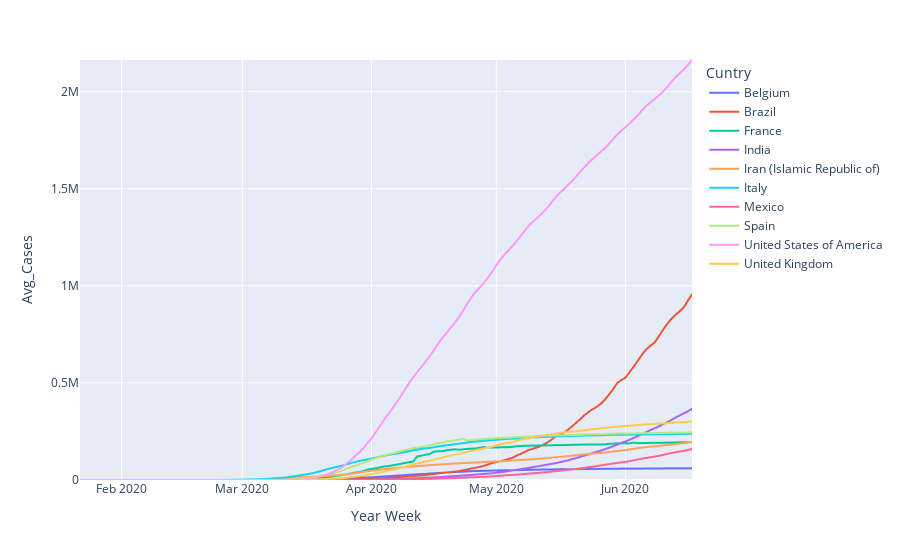

Notebook cell for this chart:
### Code cell
fig = px.line(df_log_plot, x='Year Week', y="Avg_Cases", color="Cuntry", 
                # animation_frame='Year Week',
                 range_y=[0,max(df_log_plot['Avg_Cases'])], range_x=[min(df_log_plot['Year Week']),
                                                                     max(df_log_plot['Year Week'])])
fig

### Figure 1 — Plotly figure (JSON) as saved in the notebook; plotly's stock layout.template omitted (floating-point values rounded to 4 significant figures; data arrays with more than 128 entries replaced by an {"elided": "..."} marker saying what was removed)
{"data": [{"hovertemplate": "Cuntry=Belgium<br>Year Week=%{x}<br>Avg_Cases=%{y}<extra></extra>", "legendgroup": "Belgium", "line": {"color": "#636efa", "dash": "solid"}, "mode": "lines", "name": "Belgium", "showlegend": true, "type": "scattergl", "x": {"elided": "148 str values"}, "xaxis": "x", "y": {"elided": "148 int values"}, "yaxis": "y"}, {"hovertemplate": "Cuntry=Brazil<br>Year Week=%{x}<br>Avg_Cases=%{y}<extra></extra>", "legendgroup": "Brazil", "line": {"color": "#EF553B", "dash": "solid"}, "mode": "lines", "name": "Brazil", "showlegend": true, "type": "scattergl", "x": {"elided": "148 str values"}, "xaxis": "x", "y": {"elided": "148 int values"}, "yaxis": "y"}, {"hovertemplate": "Cuntry=France<br>Year Week=%{x}<br>Avg_Cases=%{y}<extra></extra>", "legendgroup": "France", "line": {"color": "#00cc96", "dash": "solid"}, "mode": "lines", "name": "France", "showlegend": true, "type": "scattergl", "x": {"elided": "148 str values"}, "xaxis": "x", "y": {"elided": "148 int values"}, "yaxis": "y"}, {"hovertemplate": "Cuntry=India<br>Year Week=%{x}<br>Avg_Cases=%{y}<extra></extra>", "legendgroup": "India", "line": {"color": "#ab63fa", "dash": "solid"}, "mode": "lines", "name": "India", "showlegend": true, "type": "scattergl", "x": {"elided": "148 str values"}, "xaxis": "x", "y": {"elided": "148 int values"}, "yaxis": "y"}, {"hovertemplate": "Cuntry=Iran (Islamic Republic of)<br>Year Week=%{x}<br>Avg_Cases=%{y}<extra></extra>", "legendgroup": "Iran (Islamic Republic of)", "line": {"color": "#FFA15A", "dash": "solid"}, "mode": "lines", "name": "Iran (Islamic Republic of)", "showlegend": true, "type": "scattergl", "x": {"elided": "148 str values"}, "xaxis": "x", "y": {"elided": "148 int values"}, "yaxis": "y"}, {"hovertemplate": "Cuntry=Italy<br>Year Week=%{x}<br>Avg_Cases=%{y}<extra></extra>", "legendgroup": "Italy", "line": {"color": "#19d3f3", "dash": "solid"}, "mode": "lines", "name": "Italy", "showlegend": true, "type": "scattergl", "x": {"elided": "148 str values"}, "xaxis": "x", "y": {"elided": "148 int values"}, "yaxis": "y"}, {"hovertemplate": "Cuntry=Mexico<br>Year Week=%{x}<br>Avg_Cases=%{y}<extra></extra>", "legendgroup": "Mexico", "line": {"color": "#FF6692", "dash": "solid"}, "mode": "lines", "name": "Mexico", "showlegend": true, "type": "scattergl", "x": {"elided": "148 str values"}, "xaxis": "x", "y": {"elided": "148 int values"}, "yaxis": "y"}, {"hovertemplate": "Cuntry=Spain<br>Year Week=%{x}<br>Avg_Cases=%{y}<extra></extra>", "legendgroup": "Spain", "line": {"color": "#B6E880", "dash": "solid"}, "mode": "lines", "name": "Spain", "showlegend": true, "type": "scattergl", "x": {"elided": "148 str values"}, "xaxis": "x", "y": {"elided": "148 int values"}, "yaxis": "y"}, {"hovertemplate": "Cuntry=United States of America<br>Year Week=%{x}<br>Avg_Cases=%{y}<extra></extra>", "legendgroup": "United States of America", "line": {"color": "#FF97FF", "dash": "solid"}, "mode": "lines", "name": "United States of America", "showlegend": true, "type": "scattergl", "x": {"elided": "148 str values"}, "xaxis": "x", "y": {"elided": "148 int values"}, "yaxis": "y"}, {"hovertemplate": "Cuntry=United Kingdom<br>Year Week=%{x}<br>Avg_Cases=%{y}<extra></extra>", "legendgroup": "United Kingdom", "line": {"color": "#FECB52", "dash": "solid"}, "mode": "lines", "name": "United Kingdom", "showlegend": true, "type": "scattergl", "x": {"elided": "148 str values"}, "xaxis": "x", "y": {"elided": "148 int values"}, "yaxis": "y"}], "layout": {"autosize": true, "legend": {"title": {"text": "Cuntry"}, "tracegroupgap": 0}, "margin": {"t": 60}, "xaxis": {"anchor": "y", "domain": [0, 1], "range": ["2020-01-22T00:00:00", "2020-06-17T00:00:00"], "title": {"text": "Year Week"}, "type": "date"}, "yaxis": {"anchor": "x", "domain": [0, 1], "range": [0, 2163290], "title": {"text": "Avg_Cases"}, "type": "linear"}}}
